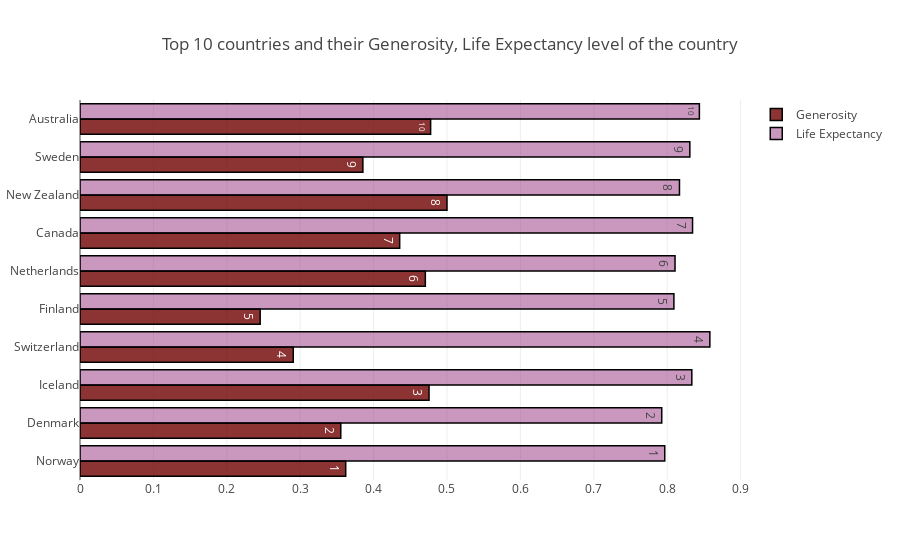

The notebook cell this image was saved under:
### Markdown cell above
## 3. Bar chart
Bar charts are used to compare any two discrete variables. In plotly, `go.Bar()` creates a bar chart type figure. Within the go.Layout() function, we can specify important information such as `barmode = “group”`, which groups the different bars for each year together, labels for the x and y axes, and a title for the graph. We can change the orientation of the graph using `orientation='h'` for horizontal chart as seen below. It is defaulted to vertical bar chart.

### Code cell
# Top 10 countries sorted by the Happiness rank showing Generosity level of the country and 
# life expectancy of the country

# data
data_2017_1 = data_2017.iloc[:10,:]

# create trace1 
trace1 = go.Bar(
                x = data_2017_1['Generosity'],
                y = data_2017_1.Country,
                name = "Generosity",
                marker = dict(color = 'rgba(110, 2, 1, 0.8)',
                             line=dict(color='rgb(0,0,0)',width=1.5)),
                text = data_2017_1['Happiness.Rank'],
                orientation='h')
# create trace2 
trace2 = go.Bar(
                x = data_2017_1['Health..Life.Expectancy.'],
                y = data_2017_1.Country,
                name = "Life Expectancy",
                marker = dict(color = 'rgba(150, 50, 128, 0.5)',
                              line=dict(color='rgb(0,0,0)',width=1.5)),
                text = data_2017_1['Happiness.Rank'],
                orientation='h')

data = [trace1, trace2]

layout = go.Layout(title = 'Top 10 countries and their Generosity level , Life Expectancy level of that country', 
                   barmode = "group")

fig = go.Figure(data = data, layout = layout)
iplot(fig)

### Figure 1 — Plotly figure (JSON) as saved in the notebook; plotly's stock layout.template omitted (floating-point values rounded to 4 significant figures)
{"data": [{"marker": {"color": "rgba(110, 2, 1, 0.8)", "line": {"color": "rgb(0,0,0)", "width": 1.5}}, "name": "Generosity", "orientation": "h", "text": [1, 2, 3, 4, 5, 6, 7, 8, 9, 10], "type": "bar", "uid": "8c929ea8-9c46-45a9-b618-db4216b1e8a6", "x": [0.362, 0.3553, 0.4755, 0.2905, 0.2455, 0.4705, 0.4355, 0.5, 0.3854, 0.4777], "y": ["Norway", "Denmark", "Iceland", "Switzerland", "Finland", "Netherlands", "Canada", "New Zealand", "Sweden", "Australia"]}, {"marker": {"color": "rgba(150, 50, 128, 0.5)", "line": {"color": "rgb(0,0,0)", "width": 1.5}}, "name": "Life Expectancy", "orientation": "h", "text": [1, 2, 3, 4, 5, 6, 7, 8, 9, 10], "type": "bar", "uid": "fca493e2-5b09-4735-814c-ea976501aaa9", "x": [0.7967, 0.7926, 0.8336, 0.8581, 0.8092, 0.8107, 0.8346, 0.8168, 0.8309, 0.8439], "y": ["Norway", "Denmark", "Iceland", "Switzerland", "Finland", "Netherlands", "Canada", "New Zealand", "Sweden", "Australia"]}], "layout": {"barmode": "group", "title": {"text": "Top 10 countries and their Generosity, Life Expectancy level of the country"}}}
